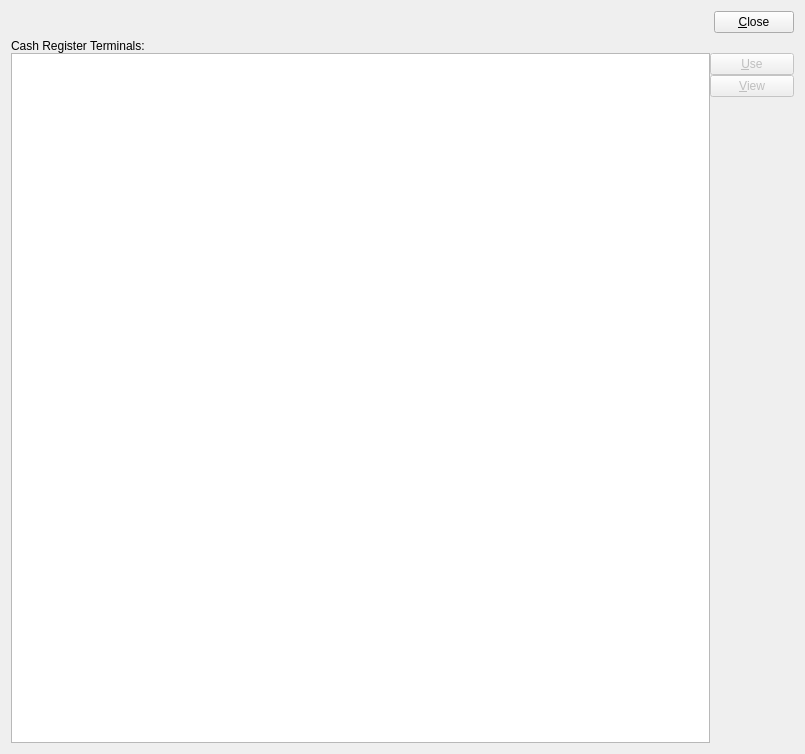
<ui version="4.0" >
 <class>cashRegisters</class>
 <widget class="QWidget" name="cashRegisters" >
  <property name="geometry" >
   <rect>
    <x>0</x>
    <y>0</y>
    <width>805</width>
    <height>754</height>
   </rect>
  </property>
  <property name="windowTitle" >
   <string>Cash Registers</string>
  </property>
  <property name="screenTitle" stdset="0" >
   <string/>
  </property>
  <layout class="QGridLayout" name="gridLayout" >
   <item row="0" column="0" >
    <layout class="QHBoxLayout" name="horizontalLayout" >
     <item>
      <spacer name="horizontalSpacer" >
       <property name="orientation" >
        <enum>Qt::Horizontal</enum>
       </property>
       <property name="sizeHint" stdset="0" >
        <size>
         <width>40</width>
         <height>20</height>
        </size>
       </property>
      </spacer>
     </item>
     <item>
      <widget class="QPushButton" name="_close" >
       <property name="text" >
        <string>&amp;Close</string>
       </property>
      </widget>
     </item>
    </layout>
   </item>
   <item row="1" column="0" >
    <layout class="QVBoxLayout" >
     <property name="spacing" >
      <number>0</number>
     </property>
     <item>
      <widget class="QLabel" name="_terminalsLit" >
       <property name="text" >
        <string>Cash Register Terminals:</string>
       </property>
      </widget>
     </item>
     <item>
      <layout class="QHBoxLayout" >
       <item>
        <widget class="XTreeView" name="_terminals" >
         <property name="editTriggers" >
          <set>QAbstractItemView::NoEditTriggers</set>
         </property>
         <property name="alternatingRowColors" >
          <bool>false</bool>
         </property>
         <property name="schemaName" >
          <string>xtpos</string>
         </property>
         <property name="tableName" >
          <string>api_cashregister</string>
         </property>
        </widget>
       </item>
       <item>
        <layout class="QVBoxLayout" >
         <item>
          <layout class="QVBoxLayout" >
           <property name="spacing" >
            <number>0</number>
           </property>
           <item>
            <widget class="QPushButton" name="_use" >
             <property name="enabled" >
              <bool>false</bool>
             </property>
             <property name="text" >
              <string>&amp;Use</string>
             </property>
            </widget>
           </item>
           <item>
            <widget class="QPushButton" name="_view" >
             <property name="enabled" >
              <bool>false</bool>
             </property>
             <property name="text" >
              <string>&amp;View</string>
             </property>
            </widget>
           </item>
          </layout>
         </item>
         <item>
          <spacer>
           <property name="orientation" >
            <enum>Qt::Vertical</enum>
           </property>
           <property name="sizeType" >
            <enum>QSizePolicy::Expanding</enum>
           </property>
           <property name="sizeHint" stdset="0" >
            <size>
             <width>84</width>
             <height>211</height>
            </size>
           </property>
          </spacer>
         </item>
        </layout>
       </item>
      </layout>
     </item>
    </layout>
   </item>
  </layout>
 </widget>
 <customwidgets>
  <customwidget>
   <class>XTreeView</class>
   <extends>QTreeView</extends>
   <header>xtreeview.h</header>
  </customwidget>
 </customwidgets>
 <resources/>
 <connections>
  <connection>
   <sender>_terminals</sender>
   <signal>valid(bool)</signal>
   <receiver>_use</receiver>
   <slot>setEnabled(bool)</slot>
   <hints>
    <hint type="sourcelabel" >
     <x>590</x>
     <y>89</y>
    </hint>
    <hint type="destinationlabel" >
     <x>772</x>
     <y>75</y>
    </hint>
   </hints>
  </connection>
  <connection>
   <sender>_terminals</sender>
   <signal>valid(bool)</signal>
   <receiver>_view</receiver>
   <slot>setEnabled(bool)</slot>
   <hints>
    <hint type="sourcelabel" >
     <x>590</x>
     <y>119</y>
    </hint>
    <hint type="destinationlabel" >
     <x>772</x>
     <y>99</y>
    </hint>
   </hints>
  </connection>
  <connection>
   <sender>_terminals</sender>
   <signal>doubleClicked(QModelIndex)</signal>
   <receiver>_use</receiver>
   <slot>animateClick()</slot>
   <hints>
    <hint type="sourcelabel" >
     <x>351</x>
     <y>308</y>
    </hint>
    <hint type="destinationlabel" >
     <x>772</x>
     <y>75</y>
    </hint>
   </hints>
  </connection>
 </connections>
</ui>
